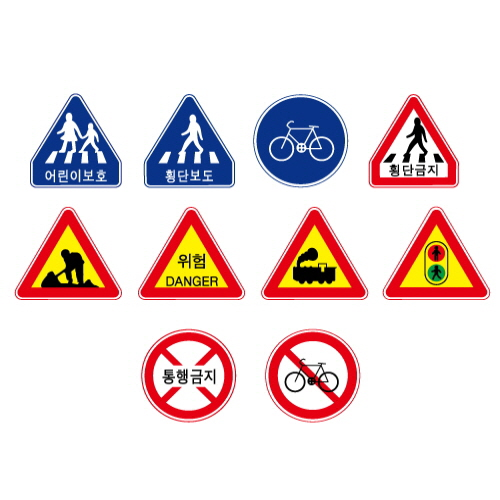
#> input picture Homework/HW 3 - 0310/sign.jpg, 500 x 500 px, found by its file name
$ python 'main(pillow).py'
#> lines starting #> are read from the running program, lines starting #| are printed output that depends on the picture; pictures that were not available may be replaced by others from this repository, and a replacement may not be noted
from PIL import Image
import os
import copy
import random

sign = Image.open("sign.jpg")
#> sign is the input picture: PIL image 500x500 RGB; mean R, G, B 233.8, 218.2, 218.1
sign_cropped = sign.crop([135, 200, 250, 310])
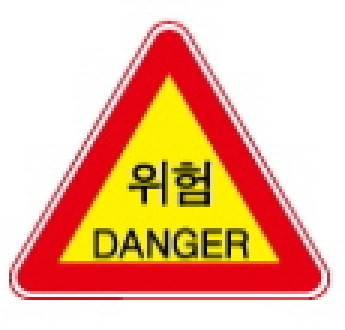
#> sign_cropped: PIL image 115x110 RGB (shown 3 times larger); mean R, G, B 238.6, 185.2, 154.5
sign_w, sign_h = sign_cropped.size
#> sign_w = 115; sign_h = 110
road = Image.open("road.jpg")
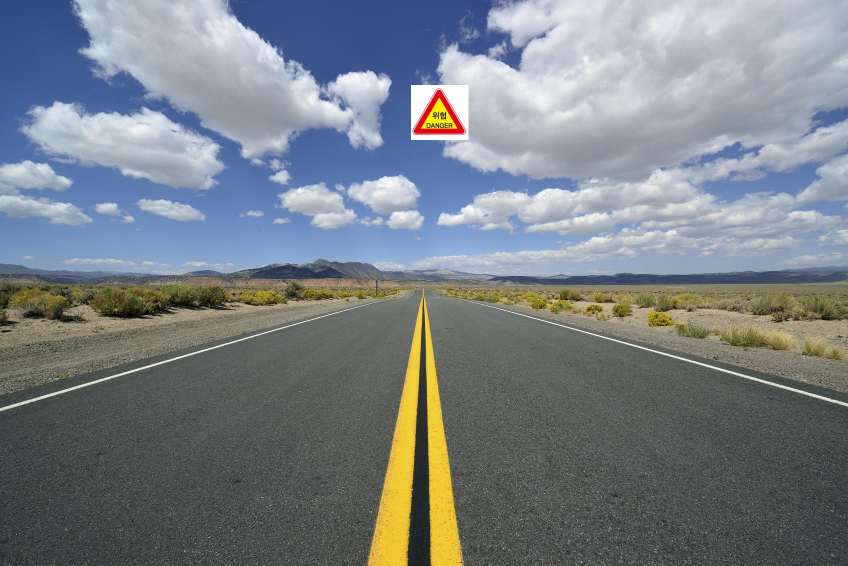
#> input picture Homework/HW 3 - 0310/data/road_001.jpg, 1696 x 1131 px, given in place of road.jpg, which was not available (shown at 1/2 size)
#> road is the input picture: PIL image 1696x1131 RGB; mean R, G, B 120.6, 127.8, 133.6
road_w, road_h = road.size
#> road_w = 1696; road_h = 1131

road_copied = copy.copy(road)

w_limit = road_w - sign_w
#> w_limit = 1581
h_limit = road_h - sign_h
#> h_limit = 1021

for i in range(1, 101):
    random_w = random.randrange(0, w_limit)
    random_h = random.randrange(0, h_limit)

    road_copied.paste(sign_cropped, (random_w, random_h))
    new_path = os.path.join(os.getcwd(), "data", "road_" + f"{i}".zfill(3) + ".jpg")
    road_copied.save(new_path)

    road_copied = copy.copy(road)
#> this loop made 100 passes
#> pass 1, `road_copied.save(new_path)`:
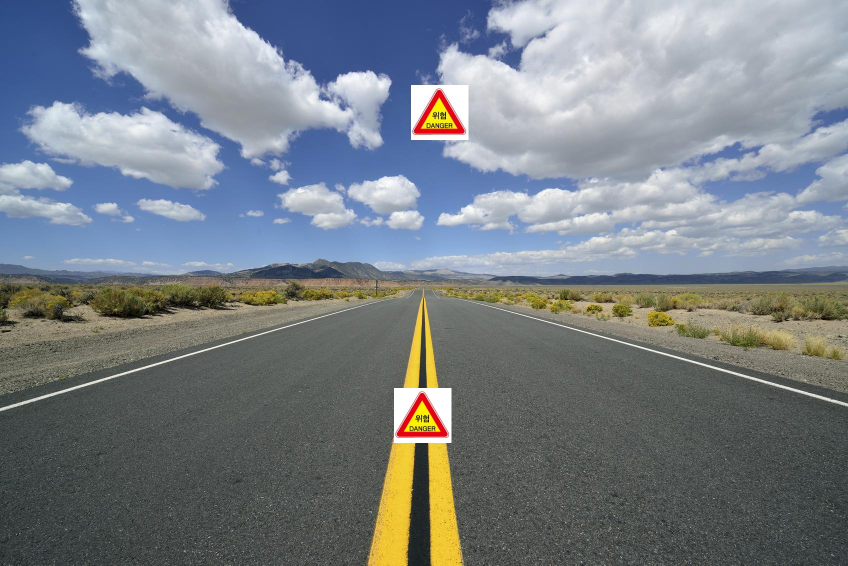
#> saved as road_001.jpg: PIL image 1696x1131 RGB (shown at 1/2 size); mean R, G, B 121.1, 128.1, 134.2
#> pass 2, `road_copied.save(new_path)`:
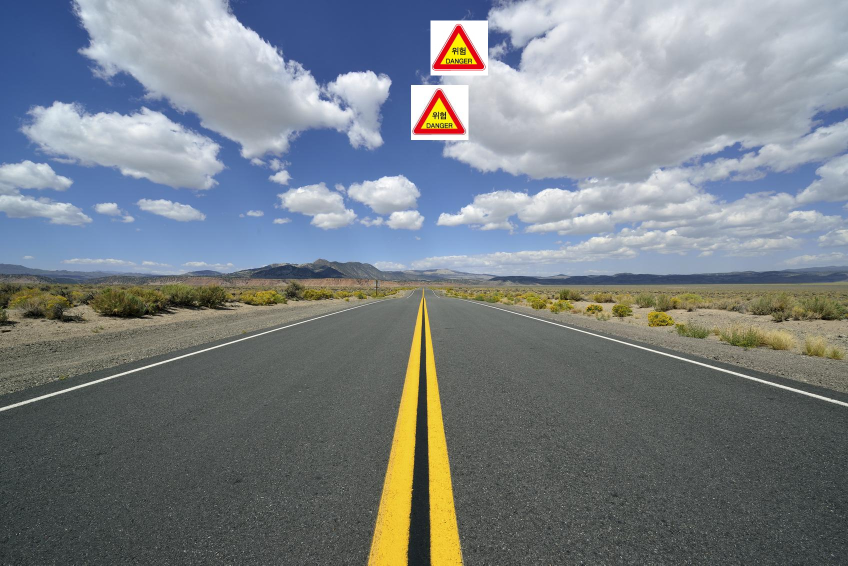
#> saved as road_002.jpg: PIL image 1696x1131 RGB (shown at 1/2 size); mean R, G, B 121.4, 128.2, 133.5
